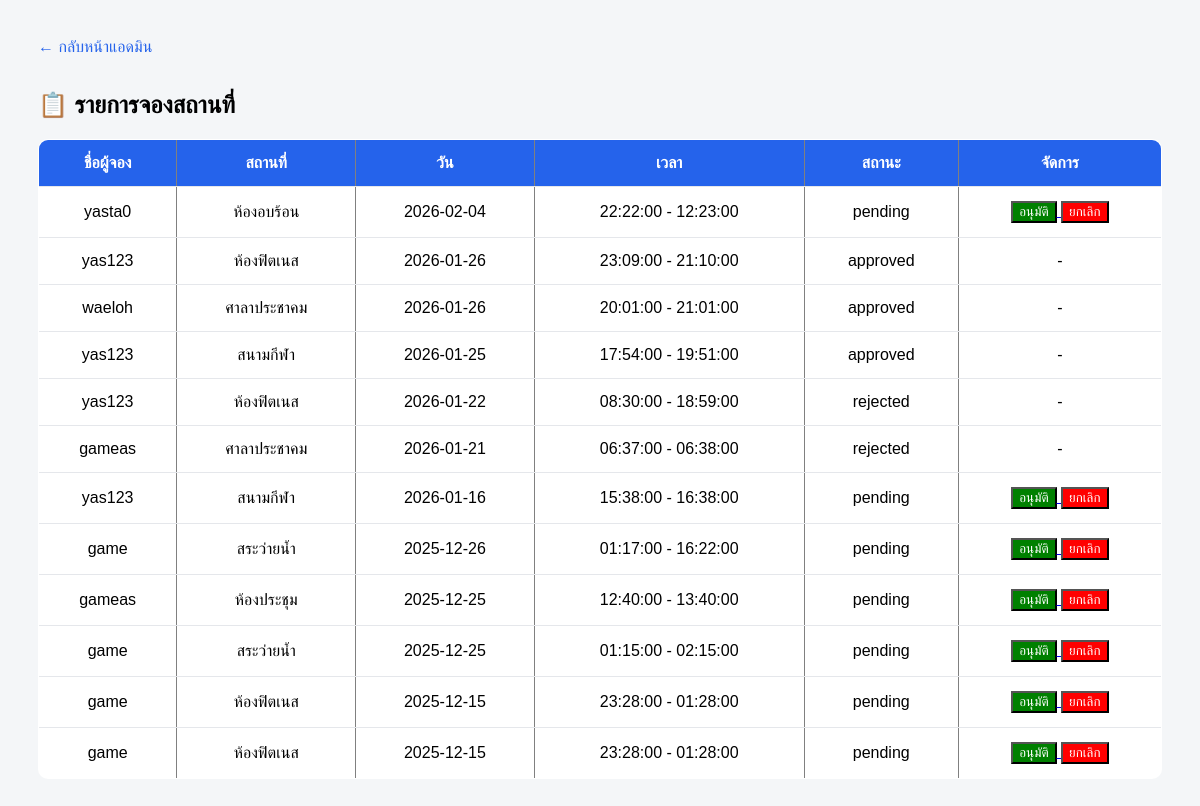
The page /admin/admin_bookings.php on the database as committed earlier.
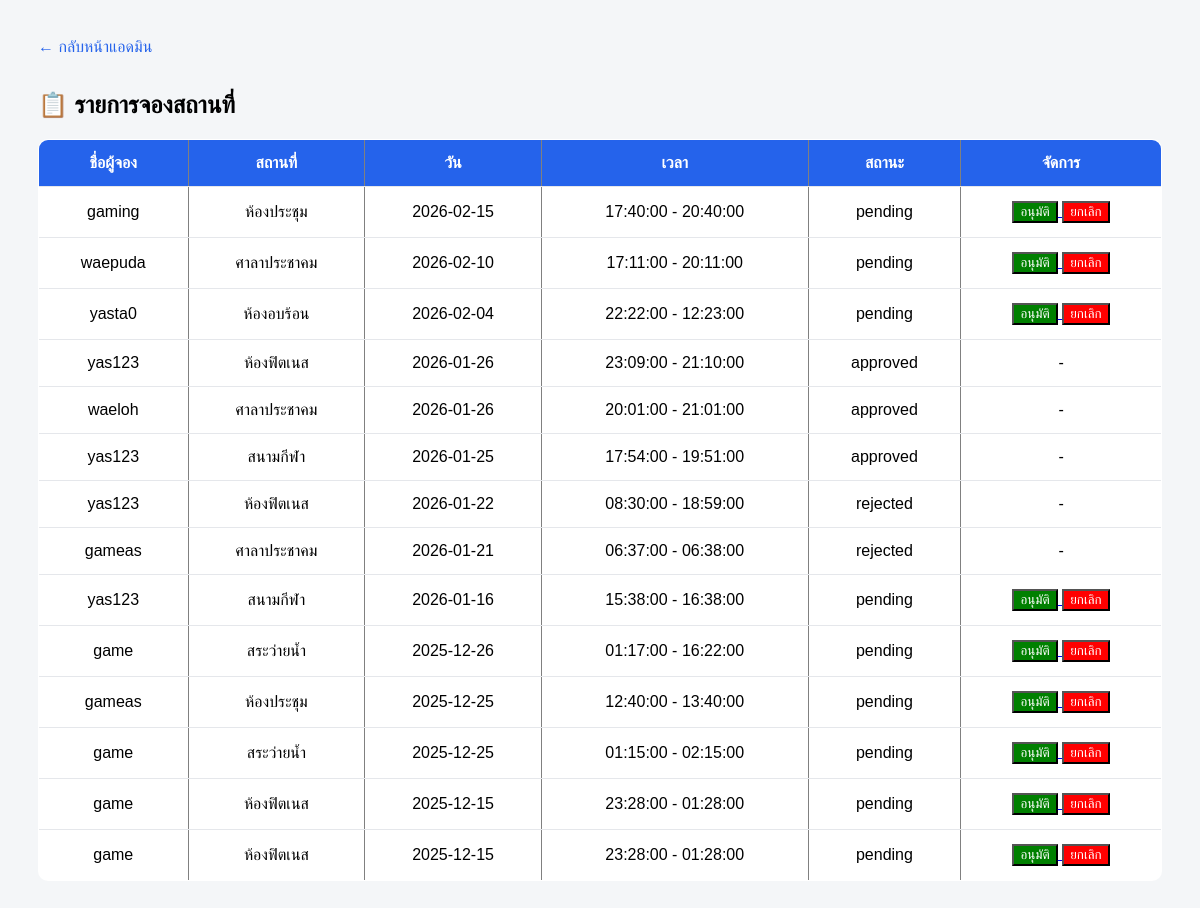
The same page on the database as committed later.
### tables this page shows
CREATE TABLE `bookings` (
  `id` int(11) NOT NULL,
  `user_id` int(11) DEFAULT NULL,
  `place_id` int(11) DEFAULT NULL,
  `booking_date` date DEFAULT NULL,
  `start_time` time DEFAULT NULL,
  `end_time` time DEFAULT NULL,
  `STATUS` enum('pending','approved','rejected') DEFAULT 'pending',
  `note` text DEFAULT NULL
);

CREATE TABLE `users` (
  `id` int(11) NOT NULL,
  `username` varchar(50) DEFAULT NULL,
  `PASSWORD` varchar(255) DEFAULT NULL,
  `role` enum('admin','user') DEFAULT 'user'
);

CREATE TABLE `places` (
  `id` int(11) NOT NULL,
  `place_name` varchar(100) DEFAULT NULL,
  `description` text DEFAULT NULL
);

### admin/admin_bookings.php (the view, shortened to what this page needs)
<?php
require '../db.php';
$sql = "
    SELECT
        b.id,
        u.username AS user_name,
        p.place_name,
        b.booking_date,
        b.start_time,
        b.end_time,
        b.status
    FROM bookings b
    JOIN users u ON b.user_id = u.id
    JOIN places p ON b.place_id = p.id
    ORDER BY b.booking_date DESC, b.start_time DESC
";
$stmt = $pdo->prepare($sql);
$stmt->execute();
$bookings = $stmt->fetchAll(PDO::FETCH_ASSOC);
?>
<!DOCTYPE html>
<html lang="th">
<head>
</head>
<body>
<div class="container">
<a class="back" href="dashboard.php">← กลับหน้าแอดมิน</a>
<h2>📋 รายการจองสถานที่</h2>
<table border="1" cellpadding="10" cellspacing="0">
    <tr>
        <th>ชื่อผู้จอง</th>
        <th>สถานที่</th>
        <th>วัน</th>
        <th>เวลา</th>
        <th>สถานะ</th>
        <th>จัดการ</th>
    </tr>
    <?php foreach ($bookings as $b): ?>
    <tr>
        <td><?= htmlspecialchars($b['user_name']) ?></td>
        <td><?= htmlspecialchars($b['place_name']) ?></td>
        <td><?= $b['booking_date'] ?></td>
        <td><?= $b['start_time'] ?> - <?= $b['end_time'] ?></td>
        <td><?= $b['status'] ?></td>
        <td>
            <?php if ($b['status'] === 'pending'): ?>
                <a href="update_booking.php?id=<?= $b['id'] ?>&status=approved">
                    <button style="background:green;color:white;">อนุมัติ</button>
                </a>
                <a href="update_booking.php?id=<?= $b['id'] ?>&status=rejected">
                    <button style="background:red;color:white;">ยกเลิก</button>
                </a>
            <?php else: ?>
                -
            <?php endif; ?>
        </td>
    </tr>
    <?php endforeach; ?>
</table>
</div>
</body>
</html>

### admin/admin_bookings.php (style rules this page uses)
body { font-family: Arial, sans-serif; background: #f4f6f8; }
.container { padding: 30px; }
table { width: 100%; border-collapse: collapse; background: #fff; border-radius: 10px; overflow: hidden; }
th, td { padding: 14px; border-bottom: 1px solid #e5e7eb; text-align: center; }
th { background: #2563eb; color: #fff; }
.back { display: inline-block; margin-bottom: 15px; text-decoration: none; color: #2563eb; }

Rows that differ between the two databases and show on the page:
added bookings: user.username "gaming", place.place_name "ห้องประชุม", booking_date "2026-02-15", start_time "17:40:00", end_time "20:40:00", STATUS "pending"
added bookings: user.username "waepuda", place.place_name "ศาลาประชาคม", booking_date "2026-02-10", start_time "17:11:00", end_time "20:11:00", STATUS "pending"
